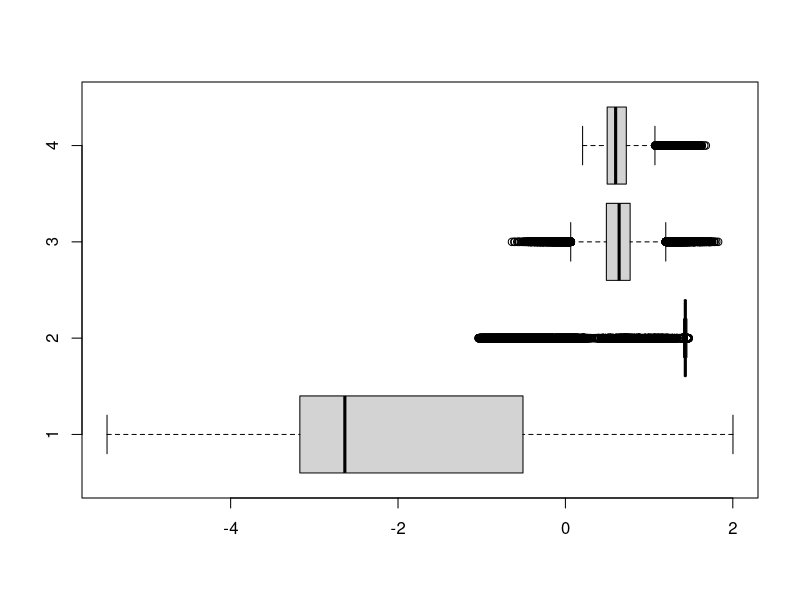

Here is the R script that generated this plot: (Note: this script raises an error after producing the figure.)
## ---- chunk 1
# Call the libraries
library(mvtnorm)

## ---- chunk 2
# Metropolis Hasting Sampler

metrop <- function(func, thetaInit, Nburnin, Nsamp, sampleCov, verbose, 
                   demo=FALSE, ...) {

  Ntheta   <- length(thetaInit)
  thetaCur <- thetaInit
  funcCur  <- func(thetaInit, ...) # log10
  funcSamp <- matrix(data=NA, nrow=Nsamp, ncol=2+Ntheta) 
  
  # funcSamp will be filled and returned
  nAccept  <- 0
  acceptRate <- 0
  if(demo) {
    thetaPropAll <- matrix(data=NA, nrow=Nsamp, ncol=Ntheta)
  }
  
  for(n in 1:(Nburnin+Nsamp)) {

    # Metropolis algorithm. No Hastings factor for symmetric proposal
    if(is.null(dim(sampleCov))) { # theta and sampleCov are scalars
      thetaProp <- rnorm(n=1, mean=thetaCur, sd=sqrt(sampleCov))
    } else {
      thetaProp <- rmvnorm(n=1, mean=thetaCur, sigma=sampleCov, 
                           method="eigen")
    }
    funcProp  <- func(thetaProp, ...) 
    logMR <- sum(funcProp) - sum(funcCur) # log10 of the Metropolis ratio
    #cat(n, thetaCur, funcCur, ":", thetaProp, funcProp, "\n")
    if(logMR>=0 || logMR>log10(runif(1, min=0, max=1))) {
      thetaCur   <- thetaProp
      funcCur    <- funcProp
      nAccept    <- nAccept + 1
      acceptRate <- nAccept/n
    }
    if(n>Nburnin) {
      funcSamp[n-Nburnin,1:2] <- funcCur
      funcSamp[n-Nburnin,3:(2+Ntheta)] <- thetaCur
      if(demo) {
        thetaPropAll[n-Nburnin,1:Ntheta] <- thetaProp
      }
    }

    # Diagnostics
    if( is.finite(verbose) && (n%%verbose==0 || n==Nburnin+Nsamp) ) {
      s1 <- noquote(formatC(n,          format="d", digits=5, flag=""))
      s2 <- noquote(formatC(Nburnin,    format="g", digits=5, flag=""))
      s3 <- noquote(formatC(Nsamp,      format="g", digits=5, flag=""))
      s4 <- noquote(formatC(acceptRate, format="f", digits=4, width=7, 
                            flag=""))
      cat(s1, "of", s2, "+", s3, s4, "\n")
    }

  }

  if(demo) {
    return(list(funcSamp=funcSamp, thetaPropAll=thetaPropAll))
  } else {
    return(funcSamp)
  }
 
}

## ---- chunk 3
# 

set.seed(50)
Ndat <- 20
x <- sort(runif(Ndat, 0, 10))
sigTrue <- 2
modMat <- c(-2, -1, 1)

y <- cbind(1,x,x^2) %*% as.matrix(modMat) + rnorm(Ndat, 0, sigTrue)
y <- drop(y)


thetaTrue <- c(modMat[1], atan(modMat[2]), modMat[3], log10(sigTrue))
xMean <- mean(x)
yMean <- mean(y)
obsdata <- data.frame(cbind(x = x - xMean,y = y - yMean)) # columns must be named "x" and "y"
rm(x,y)

#metropolis hastings

sampleCov <- diag(c(0.01, 0.01, 0.04, 0.04)^2)
thetaInit <- c(2, pi, log10(23))

thetaInit <- c(2, atan(-1), 1.18, log10(2.4))

# Return c(log10(prior), log10(likelihood)) (each generally unnormalized) of the quadratic model
logpost.quadraticmodel <- function(theta, obsdata) {
  logprior <- logprior.quadraticmodel(theta)
  if(is.finite(logprior)) { # only evaluate model if parameters are sensible
    return( c(logprior, loglike.quadraticmodel(theta, obsdata)) )
  } else {
    return( c(-Inf, -Inf) )
  }
}

# Return log10(likelihood) for parameters theta and obsdata
# dnorm(..., log=TRUE) returns log base e, so multiply by 1/ln(10) = 0.4342945
# to get log base 10
loglike.quadraticmodel <- function(theta, obsdata) {
  # convert alpha to b_1 and log10(ysig) to ysig
  theta[2] <- tan(theta[2])
  theta[4] <- 10^theta[4]
  modPred <- drop( theta[1:3] %*% t(cbind(1,obsdata$x,obsdata$x^2)) )
  # Dimensions in above mixed vector/matrix multiplication: [Ndat] = [P] %*% [P x Ndat] 
  logLike <- (1/log(10))*sum( dnorm(modPred - obsdata$y, mean=0, sd=theta[4], log=TRUE) )
  return(logLike)
}

# Return log10(unnormalized prior)
logprior.quadraticmodel <- function(theta) {
  b0Prior      <- dnorm(theta[1], mean=0, sd=10)
  alphaPrior   <- 1
  b2Prior      <- dnorm(theta[3], mean=0, sd=5)
  logysigPrior <- 1 
  logPrior <- sum( log10(b0Prior), log10(alphaPrior), log10(b2Prior), log10(logysigPrior) )
  return(logPrior)
}

allSamp <- metrop(func=logpost.quadraticmodel, thetaInit=thetaInit, Nburnin=0, Nsamp=1e5,
                   sampleCov=sampleCov, verbose=1e3, obsdata=obsdata)


chain <- allSamp[,3:6]
boxplot(chain, horizontal = TRUE)

p.1 = 4
e.ind.m4q = rep(1,p.1)
q.ind.m4q = c(rep(.16,p.1),rep(.84,p.1),rep(.025,p.1),rep(.975,p.1))
col.q.m4q = c(rep(1:p.1,4))
mbm.G.m4q = mbm.g(chain, e.ind.m4q, q.ind.m4q, col.q.m4q, est.type = "BM")
cov.G.m4q = mbm.G.m4q$Cov
est.G.m4q = mbm.G.m4q$Est
m.int.m4q = n.sim.int(Sigma=cov.G.m4q,conf=.9,center=est.G.m4q,
	epsilon=.001)$ints
in.cred.ible(chain,est.G.m4q,m.int.m4q)

